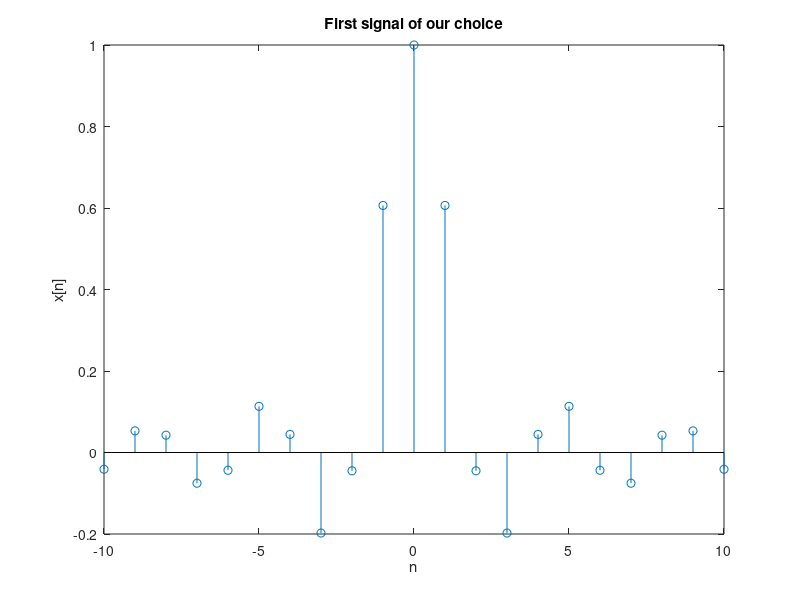
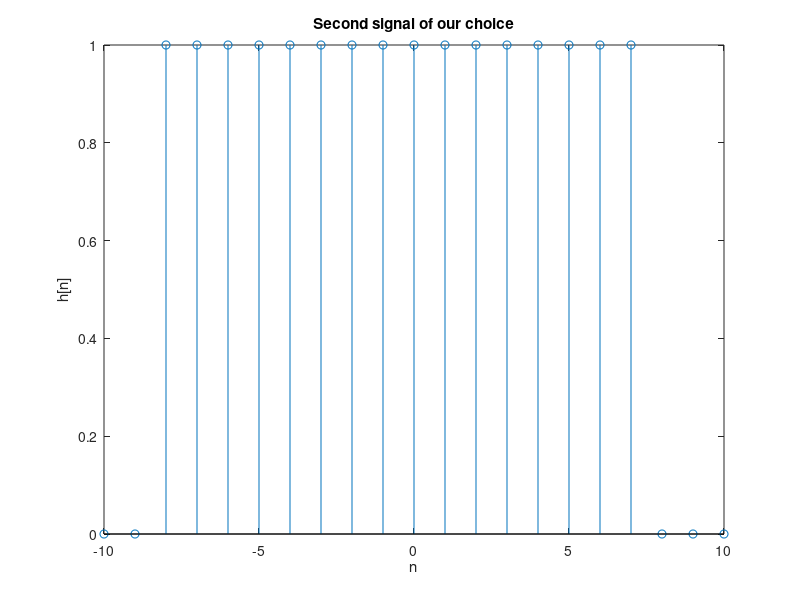
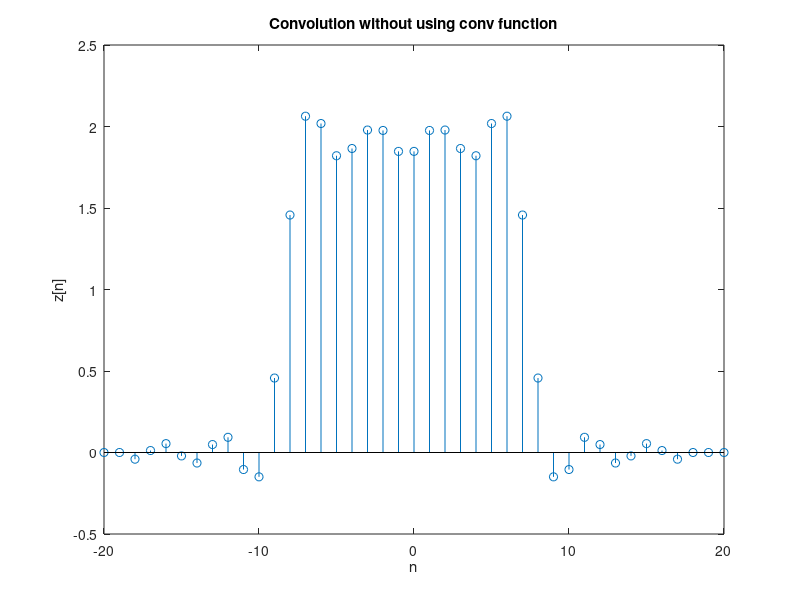
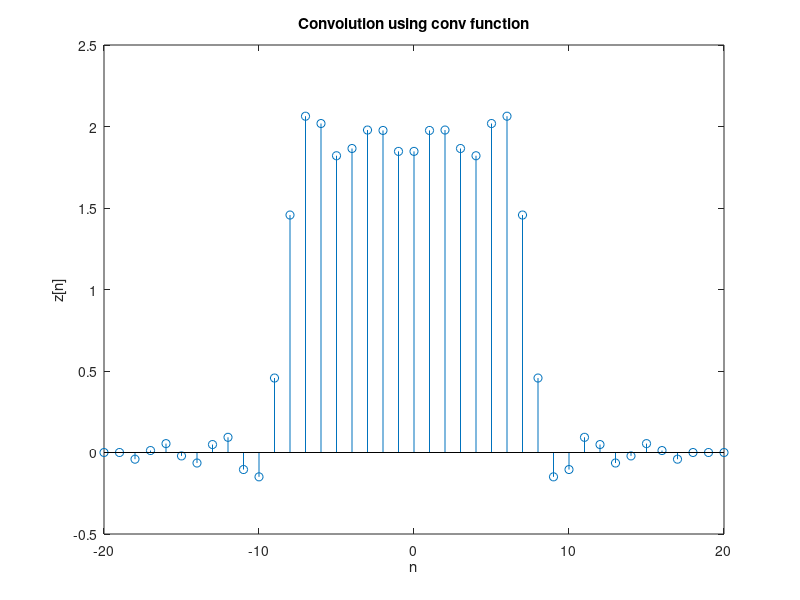

Source code (MATLAB) for these figures, in order:
%%%%%%%%%%%%%%%%%%%%%%%%%%%%%%%%%%%%%%%%%%%%%%%%%%%%%%%%%%%%%%%%%%%%%%%%%%%%%%%%
%%Askisi 1

%A

clear;
close all;
clear all;
clc;


nx = [-10:10];

x = sinc((pi/6)*nx);

figure
stem(nx,x)
title("First signal of our choice")
xlabel('n')
ylabel('x[n]')

nh = [-10:10];

h = (nh>=-8)-(nh>=8);

figure
stem(nh,h)
title("Second signal of our choice")
xlabel('n')
ylabel('h[n]')

Lx = length(x);
Lh = length(h);
nconv = Lx + Lh -1

Lconv = nx(1)+nh(1):nx(end)+nh(end)

z = zeros(1,nconv);

for i = 0:nconv
  for j = 0:nconv
    
    if((i-j+1)>0 && (i-j+1)<=Lh && (j+1)<=Lx)
      z(i+1) = z(i+1) + x(j+1).*h(i-j+1);
    end 
  end
end

figure
stem(Lconv,z)
title("Convolution without using conv function")
xlabel('n')
ylabel('z[n]')

z1 = conv(x,h);

figure
stem(Lconv,z1)
axis([-20 20])
title("Convolution using conv function")
xlabel('n')
ylabel('z[n]')


%B

clear;
close all;
clear all;
clc;

n = [-10:10];

x=n.*(n>=0);
h=exp(3.*n);

z = conv(x,h);

nconv = 2*n(1):2*n(end);

figure
stem(nconv,z)
title("Convolution of x[n] & h[n]")
xlabel('n')
ylabel('z[n]')


%Finding Fourier Transformaion
X = fft(x,length(nconv));
H = fft(h,length(nconv));

Z = X.*H;

z_test = ifft(Z);

figure
stem(nconv,z_test);
title("Convolution of x[n] & h[n] using multiplication of their FT ")
xlabel('n')
ylabel('z[n]')



%%%%%%%%%%%%%%%%%%%%%%%%%%%%%%%%%%%%%%%%%%%%%%%%%%%%%%%%%%%%%%%%%%%%%%%%%%%%%%%%


%%Askisi 2

clear;
close all;
clear all;
clc;


DT = 0.0001;
t = 0:DT:0.5;

x = 5*cos(24*pi*t) - 2*sin(1.5*pi*t); %% f1max = 12 Hz

%a)
 
Ts1 = 1/48; 
t1 = 0:Ts1:0.5;

x1 = 5*cos(24*pi*t1) - 2*sin(1.5*pi*t1);

figure
plot(t,x)
hold on
stem(t1,x1)
title("Sampling at 48 Hz")  %% fs > 2*12 Hz -- Success
xlabel('n')
ylabel('x[n]')

%b)

Ts2 = 1/24; 
t2 = 0:Ts2:0.5;

x2 = 5*cos(24*pi*t2) - 2*sin(1.5*pi*t2);

figure
plot(t,x)
hold on
stem(t2,x2)
title("Sampling at 24 Hz")  %% fs = 2*12 Hz -- Success, Nyquist frequency
xlabel('n')
ylabel('x[n]')

%c)

Ts3 = 1/12; 
t3 = 0:Ts3:0.5;

x3 = 5*cos(24*pi*t3) - 2*sin(1.5*pi*t3);

figure
plot(t,x)
hold on
stem(t3,x3)
title("Sampling at 12 Hz")  %%fs < 2*12 -- Fail. Aliasing
xlabel('n')
ylabel('x[n]')

%The sampled signal is completely different from the one we need to get.%

%Now we will set our own sampling frequency

Ts4 = 1/192; 
t4 = 0:Ts4:0.5;

x4 = 5*cos(24*pi*t4) - 2*sin(1.5*pi*t4);

figure
plot(t,x)
hold on
stem(t4,x4)
title("Sampling at 192 Hz")
xlabel('n')
ylabel('x[n]')

%As we sample in bigger frequencies the DT signal we get approaches the signal we sample from.

Ts5 = 1/52;       %Team 52
t5 = 0:Ts5:0.5;

x5 = 5*cos(24*pi*t5) - 2*sin(1.5*pi*t5);

figure
plot(t,x)
hold on
stem(t5,x5)
title("Sampling at 52 Hz")
xlabel('n')
ylabel('x[n]')


%%%%%%%%%%%%%%%%%%%%%%%%%%%%%%%%%%%%%%%%%%%%%%%%%%%%%%%%%%%%%%%%%%%%%%%%%%%%%%%%


%%Askisi 3

%a)

clear;
clear all;
close all;
clc;


N = 128;

DT = 0.0001;
t = 0:DT:1;

xc = 10*cos(40*pi*t) - 4*sin(80*pi*t + 5);

Fs = 128;
Ts = 1/Fs;  %128 > 2*fmax = 2*40 Hz 

n = 0:N-1;

x = 10*cos(40*pi*n*Ts) - 4*sin(80*pi*n*Ts + 5);

figure
subplot(2,1,1)
plot(t,xc)
title("Continuous signal")
xlabel('t')
ylabel('x(t)')
subplot(2,1,2)
stem(n,x)
axis([0 130])
title("Sampling of our signal")
xlabel('n')
ylabel('x[n]')

F = (-Fs/2):(Fs/N):((Fs/2)-(Fs/N));

X = fftshift(abs(fft(x)));

figure
stem(F,X)
axis([-70 70])
xlabel('F')
ylabel('|X|')


%b)

clear;
clear all;
close all;
clc;

for f0 = 100:125:475
  Fs = 8000;
  Ts = 1/Fs;
  N = 128;
  n = 0:N-1;
  x = sin(2*pi*f0*n*Ts + 52);   %Team 52
  
  figure
  stem(n,x)
  
  F = (-Fs/2):(Fs/N):((Fs/2)-(Fs/N));

  X = fftshift(abs(fft(x)));

  figure
  stem(F,X)
  axis([-70 70])
  xlabel('F') 
  ylabel('|X|') 
end  



clear;
clear all;
close all;
clc;

for f0 = 7525:125:7900
  Fs = 8000;
  Ts = 1/Fs;
  N = 128;
  n = 0:N-1;
  x = sin(2*pi*f0*n*Ts + 52);   %Team 52
  
  figure
  stem(n,x)
  
  F = (-Fs/2):(Fs/N):((Fs/2)-(Fs/N));

  X = fftshift(abs(fft(x)));

  figure
  stem(F,X)
  axis([-70 70])
  xlabel('F') 
  ylabel('|X|') 
end  